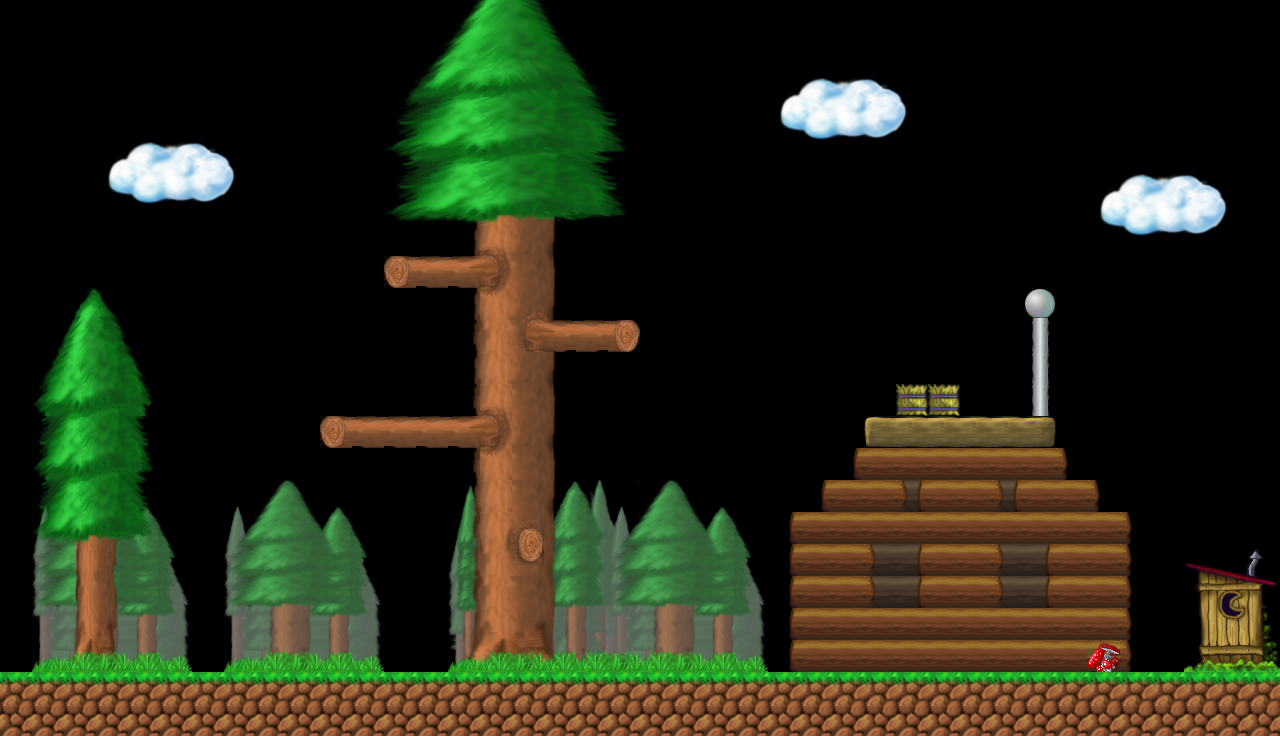

Tiled map render using the project's own tile images. Description and the whole map definition, tile-layer contents included, below:
An orthogonal 40x23 tile map with 32x32 px tiles, 1 tile layer (Tile Layer 1).

<map version="1.2" tiledversion="1.2.0" orientation="orthogonal" renderorder="right-down" width="40" height="23" tilewidth="32" tileheight="32" infinite="0" nextlayerid="2" nextobjectid="1">
 <tileset firstgid="1" source="tilemap.tsx" />
 <layer id="1" name="Tile Layer 1" width="40" height="23">
  <data encoding="csv">
0,0,0,0,0,0,0,0,0,0,0,0,89,90,91,92,93,94,95,96,0,0,0,0,0,0,0,0,0,0,0,0,0,0,0,0,0,0,0,0,
0,0,0,0,0,0,0,0,0,0,0,0,153,154,155,156,157,158,159,160,0,0,0,0,0,0,0,0,0,0,0,0,0,0,0,0,0,0,0,0,
0,0,0,0,0,0,0,0,0,0,0,0,217,218,219,220,221,222,223,224,0,0,0,0,1269,1270,1271,1272,1273,0,0,0,0,0,0,0,0,0,0,0,
0,0,0,0,0,0,0,0,0,0,0,0,281,282,283,284,285,286,287,288,0,0,0,0,1333,3342,3343,3344,1337,0,0,0,0,0,0,0,0,0,0,0,
0,0,0,1269,1270,1271,1272,1273,0,0,0,0,345,346,347,348,349,350,351,352,0,0,0,0,1397,1398,1399,1400,1401,0,0,0,0,0,0,0,0,0,0,0,
0,0,0,1333,3342,3343,3344,1337,0,0,0,0,409,410,411,412,413,414,415,416,0,0,0,0,0,0,0,0,0,0,0,0,0,0,1269,1270,1271,1272,1273,0,
0,0,0,1397,1398,1399,1400,1401,0,0,0,0,473,474,475,476,477,478,479,480,0,0,0,0,0,0,0,0,0,0,0,0,0,0,1333,3342,3343,3344,1337,0,
0,0,0,0,0,0,0,0,0,0,0,0,0,0,539,538,541,542,0,0,0,0,0,0,0,0,0,0,0,0,0,0,0,0,1397,1398,1399,1400,1401,0,
0,0,0,0,0,0,0,0,0,0,0,0,3558,3559,3560,602,605,606,0,0,0,0,0,0,0,0,0,0,0,0,0,0,0,0,0,0,0,0,0,0,
0,35,36,37,38,0,0,0,0,0,0,0,0,0,539,666,543,544,0,0,0,0,0,0,0,0,0,0,0,0,0,0,173,0,0,0,0,0,0,0,
0,99,100,101,102,0,0,0,0,0,0,0,0,0,603,604,607,3494,3495,3496,0,0,0,0,0,0,0,0,0,0,0,0,301,0,0,0,0,0,0,0,
0,163,164,165,166,0,0,0,0,0,0,0,0,0,539,540,541,542,0,0,0,0,0,0,0,0,0,0,0,0,0,0,301,0,0,0,0,0,0,0,
0,227,228,229,230,0,0,0,0,0,0,0,0,0,603,538,605,606,0,0,0,0,0,0,0,0,0,0,739,739,0,0,301,0,0,0,0,0,0,0,
0,291,292,293,294,0,0,0,0,0,3558,3559,3559,3559,3560,602,541,542,0,0,0,0,0,0,0,0,0,4053,4054,4054,4054,4054,4055,0,0,0,0,0,0,0,
0,355,356,357,358,0,0,0,0,0,0,0,0,0,603,666,605,606,0,0,0,0,0,0,0,0,1111,1112,1112,1112,1112,1112,1112,1113,0,0,0,0,0,0,
0,1697,1698,1699,1700,1701,0,1313,1314,1315,1316,1317,0,0,1690,1691,605,1693,1311,1312,1314,1315,1316,1317,0,1111,1112,1112,1240,1112,1112,1240,1112,1112,1113,0,0,0,0,0,
0,1761,1762,1763,1764,1765,0,1377,1378,1379,1380,1381,0,0,1754,719,720,1757,1375,1376,1378,1379,1380,1381,1111,1112,1112,1112,1112,1112,1112,1112,1112,1112,1112,1113,0,0,0,0,
0,1825,1826,1827,1828,1829,0,1441,1442,1443,1444,1445,0,0,1818,783,784,1821,1439,1440,1442,1443,1444,1445,1111,1112,1112,1241,1239,1112,1112,1241,1239,1112,1112,1113,0,1070,1071,1072,
0,1889,1890,1891,1892,1893,0,1505,1506,1507,1508,1509,0,0,1882,604,1884,1885,1503,1504,1506,1507,1508,1509,1111,1112,1112,1241,1239,1112,1112,1241,1239,1112,1112,1113,0,1134,1135,1136,
0,1953,1954,1955,1956,1957,0,1569,1570,1571,1572,1573,0,0,1946,1947,1948,1949,1567,1568,1570,1571,1572,1573,1111,1112,1112,1112,1112,1112,1112,1112,1112,1112,1112,1113,0,1198,1199,1200,
0,2017,2018,2019,2020,2021,0,1633,1634,1635,1636,1637,0,0,2010,2011,2012,2013,1631,1632,1634,1635,1636,1637,1111,1112,1112,1112,1112,1112,1112,1112,1112,1112,929,1113,0,1262,1263,1264,
3879,3879,3879,3879,3879,3879,3879,3879,3879,3879,3879,3879,3879,3879,3879,3879,3879,3879,3879,3879,3879,3879,3879,3879,3879,3879,3879,3879,3879,3879,3879,3879,3879,3879,3879,3879,3879,3879,3879,3879,
3942,3942,3942,3942,3942,3942,3942,3942,3942,3942,3942,3942,3942,3942,3942,3942,3942,3942,3942,3942,3942,3942,3942,3942,3942,3942,3942,3942,3942,3942,3942,3942,3942,3942,3942,3942,3942,3942,3942,3942
</data>
 </layer>
</map>
